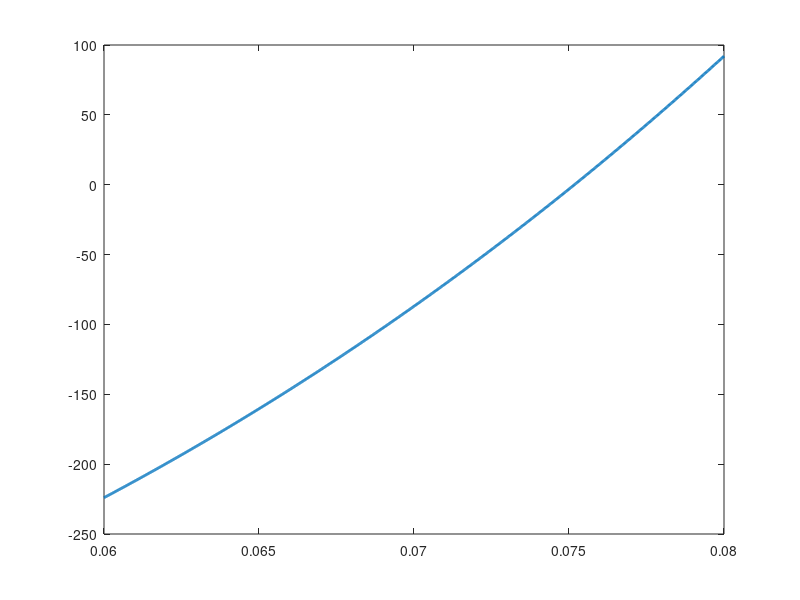

Recreate this plot in MATLAB. (Note: this script raises an error after producing the figure.)
clc; clear all; close all;
k = 1000;
a = 1000000;
F = 500;
e = 0.0001;
x_n = 0.5;
x2 = x_n;
x_n1 = x_n - (a*x_n^3 + k*x_n - F) / (3*a*x_n^2 + k);

while abs(x_n1 - x_n)>e
    x_n = x2;
    x_n1 = x_n - (a*x_n^3 + k*x_n - F) / (3*a*x_n^2 + k);
    x2 = x_n1;
end

display('Resuls of Newton Raphson:');
fprintf("Point of equilibrium %f. f(x_n1) = %f\n\n", x_n1, (a*x_n1^3 + k*x_n1 - F));


x3 = -0.5;
x4 = 0.5;

while abs(x3 - x4)>e
    xr = (x3+x4)/2;
    yr = a*xr^3 + k*xr - F;
    y3 = a*x3^3 + k*x3 - F;
    y4 = a*x4^3 + k*x4 - F;
    if yr*y3 > 0
        x3 = xr;
    else
        x4 = xr;
    end
end

disp('Results of Bisection:')
fprintf("Point of equilibrium %f. f(xr) = %f\n\n", xr, (a*xr^3 + k*xr - F));


x5 = -0.5;
x6 = 0.5;

iter = 0;
max_iter = 100;

while abs(x5 - x6)>e && iter<max_iter
    iter = iter + 1;
    y5 = a*x5^3 + k*x5 - F;
    y6 = a*x6^3 + k*x6 - F;
    xrf = x5 - (y5*(x6-x5))/(y6-y5);
    yrf = a*xrf^3 + k*xrf - F;

    if yrf*y5 > 0
        x5 = xrf;
    else
        x6 = xrf;
    end
end

disp('Results of Regula Falsi/False Position:')
fprintf("Point of equilibrium %f. f(xrf) = %f\n\n", xrf, (a*xrf^3 + k*xrf - F));

% --------- Force–Displacement Plot with axes + point ---------

f = @(x) k*x + a*x.^3 - F;

x_plot = linspace(0.06, 0.08, 1000);
F_vals = f(x_plot);

figure;
plot(x_plot, F_vals, 'LineWidth', 2);
hold on;


xline(0, 'g');
yline(0, 'g');

plot(x_n1, 0, 'ro', 'MarkerSize', 5, 'LineWidth', 2);
plot(xr, 0, 'yo', 'MarkerSize', 5, 'LineWidth', 2);
plot(xrf, 0, 'co', 'MarkerSize', 5, 'LineWidth', 2);

grid on;
xlabel('Displacement x');
ylabel('Force F(x)');
title('Force–Displacement Curve');

drawnow;
